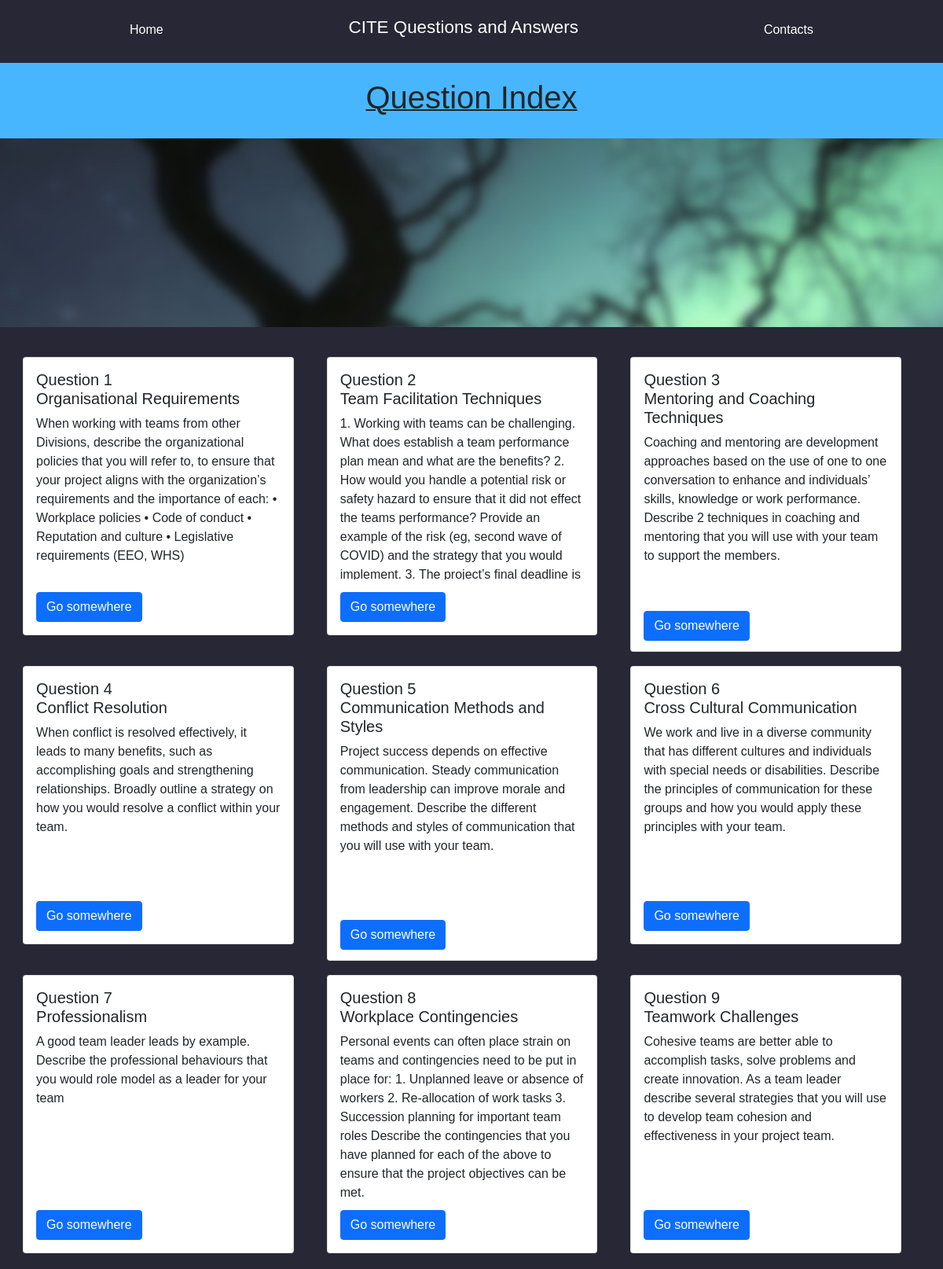
The page / on the database its author committed.
### tables this page shows
CREATE TABLE question_table
(
ID INT NOT NULL AUTO_INCREMENT,
Question VARCHAR(100),
Description VARCHAR(2500),
Content VARCHAR(2500),
PRIMARY KEY (ID)
);

### php/card.php (the view, shortened to what this page needs)
<?php
include_once('createDatabase.php');
if (!$conn){
$rows = array(
    array('id' => 1, 'question' => 'question content', 'description' => "description content", 'content' => 'content content'),
    array('id' => 2, 'question' => 'question content', 'description' => "description content", 'content' => 'content content'),
    array('id' => 3, 'question' => 'question content', 'description' => "description content", 'content' => 'content content'),
    array('id' => 4, 'question' => 'question content', 'description' => "description content", 'content' => 'content content'),
    array('id' => 5, 'question' => 'question content', 'description' => "description content", 'content' => 'content content'),
    array('id' => 6, 'question' => 'question content', 'description' => "description content", 'content' => 'content content'),
    array('id' => 7, 'question' => 'question content', 'description' => "description content", 'content' => 'content content'),
    array('id' => 8, 'question' => 'question content', 'description' => "description content", 'content' => 'content content'),
    array('id' => 9, 'question' => 'question content', 'description' => "description content", 'content' => 'content content')
);
}
else {
    $query = mysqli_query($conn, "SELECT * FROM question_table");
    $rows = array();
    while ($record = mysqli_fetch_row($query)){
        array_push($rows, array('id' => $record[0], 'question' => $record[1], 'description' => $record[2], 'content' => $record[3]));
    }
}
$id = $rows[$cardCount]['id'];
$question = $rows[$cardCount]['question'];
$description = $rows[$cardCount]['description'];
?>
<div class="card" style="width: 95%; height: 375px;">
    <div class="card-body">
        <h5 class="card-title"><?php print 'Question ' . $id . '<br>'; print $question; ?></h5>
        <p class="card-text"><?php print $description; ?></p>
        <a href="#" class="btn btn-primary">Go somewhere</a>
    </div>
</div>

### index.php (shortened to what this page needs)
<!DOCTYPE html>
<html>
    <head>
	<link href="https://cdn.jsdelivr.net/npm/bootstrap@5.1.3/dist/css/bootstrap.min.css" rel="stylesheet" />
  <link rel="stylesheet" href="css/styles.css" />
    </head>
    <?php
    $cardCount = 0;
    ?>
    <body>
        <div class="bg-img">
            <?php
            include_once('php/navbar.php');
            ?>
        <div class="container-fluid backdrop-box card-box">
            <?php
            include_once('php/cardBoxes.php')
            ?>
        </div>
        </div>
    </body>
</html>

### php/navbar.php
<link rel="stylesheet" href="../css/styles.css" />
<div class="backdrop-box">
        <div class="container nav-box" id='#top-nav-box'>
            <ul class="navbar navbar-collapse navbar-nav">
                <li class="nav-item">
                    <a href="index.html" class="nav-link">
                        <p class="nav-text">Home</p>
                    </a>
                </li>
                <li class="nav-item nav-title-text">
                    <p>CITE Questions and Answers</p>
                </li>
                <li class="nav-item">
                    <a href="html/contacts.html" class="nav-link">
                        <p class="nav-text">Contacts</p>
                    </a>
                </li>
            </ul>
        </div>
        <div class="container-fluid title-box">
        <h1 id="nav-title"><?php include_once('php/determineTitle.php');?>
        </h1>
    </div>
</div>

### php/determineTitle.php
<?php
$fileName = basename(__FILE__, '.php');
    if (strcmp($fileName, 'php/index')){
        echo 'Question Index';
    }
    else if(strcmp($fileName, 'index')) {
        echo 'test';
    }
?>

### php/cardBoxes.php
<div class="row">
    <div class="col"><?php include("php/card.php"); ?></div>
    <div class="col"><?php include("php/card.php"); ?></div>
    <div class="col"><?php include("php/card.php"); ?></div>
</div>
<div class="row">
    <div class="col"><?php include("php/card.php"); ?></div>
    <div class="col"><?php include("php/card.php"); ?></div>
    <div class="col"><?php include("php/card.php"); ?></div>
</div>
<div class="row">
    <div class="col"><?php include("php/card.php"); ?></div>
    <div class="col"><?php include("php/card.php"); ?></div>
    <div class="col"><?php include("php/card.php"); ?></div>
</div>

### css/styles.css (style rules this page uses)
* { font-family: 'Lucida Sans', 'Lucida Sans Regular', 'Lucida Grande', 'Lucida Sans Unicode', Geneva, Verdana, sans-serif; }
.nav-box { margin-bottom: 10px; }
.navbar { height: 100px; }
.bg-img { background-image: url("../images/bannerImage_Blur.jpg"); max-width: 100%; background-repeat: no-repeat; width: 100%; background-size: cover; z-index: 0; }
.title-box { border-width: 1.2px; border: 1px; background-color: rgb(72, 182, 255); text-align: center; align-content: center; padding: 20px; max-height: fit-content; margin-top: -30px; }
.backdrop-box { background-color: rgb(40, 39, 53); z-index: 1; }
.card { max-height: fit-content; margin-top: 5%; margin-left:2.5%; word-wrap: normal; margin-right: 3.6%; }
.card-text { overflow: scroll; height: 210px; }
.card-body { width: 100%; max-height: fit-content; }
.card-box { height:auto; padding: 20px; }
.nav-link { color:white; border: 10px; height: 30px; }
.nav-item { list-style: none; border-bottom: 1px; font-family:'Franklin Gothic Medium', 'Arial Narrow', Arial, sans-serif; }
.col { max-height: fit-content; }
.title-box h1 { text-decoration: underline; text-decoration-thickness: 1.5px; font-size: 2.5rem; }
.nav-title-text { color:white; }
.nav-title-text p { font-size: 1.4rem; font-stretch: extra-expanded; font-family:'Franklin Gothic Medium', 'Arial Narrow', Arial, sans-serif; align-self: center; margin-top: 10px; }
.nav-link { border: 2px; z-index: 3; margin: 10px; padding-bottom: 40px; }
.nav-text { padding-bottom: 20px; margin-bottom: 20px; }
.row { width: 100%; }

### rows shown on the page
question_table: ID "1", Question "Organisational Requirements", Description "When working with teams from other Divisions, describe the organizational policies that you will refer to, to ensure that your project aligns with the organization’s requirements and the importance of each: • Workplace policies • Code of conduct • Reputation and culture • Legislative requirements (EEO, WHS)"
question_table: ID "2", Question "Team Facilitation Techniques", Description "1. Working with teams can be challenging. What does establish a team performance plan mean and what are the benefits? 2. How would you handle a potential risk or safety hazard to ensure that it did not effect the teams performance? Provide an example of the risk (eg, second wave of COVID) and the strategy that you would implement. 3. The project’s final deadline is…"
question_table: ID "3", Question "Mentoring and Coaching Techniques", Description "Coaching and mentoring are development approaches based on the use of one to one conversation to enhance and individuals’ skills, knowledge or work performance. Describe 2 techniques in coaching and mentoring that you will use with your team to support the members."
question_table: ID "4", Question "Conflict Resolution", Description "When conflict is resolved effectively, it leads to many benefits, such as accomplishing goals and strengthening relationships. Broadly outline a strategy on how you would resolve a conflict within your team."
question_table: ID "5", Question "Communication Methods and Styles", Description "Project success depends on effective communication. Steady communication from leadership can improve morale and engagement. Describe the different methods and styles of communication that you will use with your team."
question_table: ID "6", Question "Cross Cultural Communication", Description "We work and live in a diverse community that has different cultures and individuals with special needs or disabilities. Describe the principles of communication for these groups and how you would apply these principles with your team."
question_table: ID "7", Question "Professionalism", Description "A good team leader leads by example. Describe the professional behaviours that you would role model as a leader for your team"
question_table: ID "8", Question "Workplace Contingencies", Description "Personal events can often place strain on teams and contingencies need to be put in place for: 1. Unplanned leave or absence of workers 2. Re-allocation of work tasks 3. Succession planning for important team roles Describe the contingencies that you have planned for each of the above to ensure that the project objectives can be met."
question_table: ID "9", Question "Teamwork Challenges", Description "Cohesive teams are better able to accomplish tasks, solve problems and create innovation. As a team leader describe several strategies that you will use to develop team cohesion and effectiveness in your project team."
